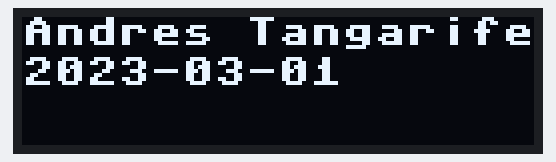
A program run on a simulated ESP32 board running MicroPython. Shown: 128×32 one-colour display. Library files of the repository ran but are not shown: ssd1306.py. At 0.0 s the program stops and its outputs stay as they are.

Above: at 0.1 s.

The program:

main.py
```python
# Author: Andres Tangarife
# Date: 2023-03-01
# Description: Using 0.91" OLED Display with ESP32 to display author's name
#

import ssd1306
from machine import Pin, I2C

# Initialize I2C bus
i2c = I2C(scl=Pin(22), sda=Pin(21))

# Initialize the SSD1306 OLED display with a resolution of 128x32
oled_width = 128
oled_height = 32
oled = ssd1306.SSD1306_I2C(oled_width, oled_height, i2c)

# Clear the display
oled.fill(0)

# Add some text to the display
oled.text("Andres Tangarife", 0, 0)
oled.text("2023-03-01", 0, 10)
oled.show()
```
